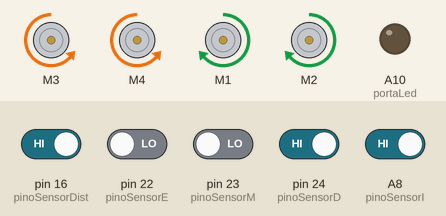
Bench run of a sketch on a simulated Arduino Mega 2560, built with avr-gcc and run on an emulated ATmega2560. Shown: 4 × DC motor (green arrow = forward, orange = backward, longer = faster), output pins drawn as LEDs (lit = HIGH). The test bench sets the inputs (shaded band); at power-on: A8 (pinoSensorI), pin 16 (pinoSensorDist), pin 24 (pinoSensorD) HIGH, pin 22 (pinoSensorE), pin 23 (pinoSensorM) LOW.

Above: at 1.7 s.
1.8 s: pin 16 (pinoSensorDist) driven LOW
At 2.2 s:
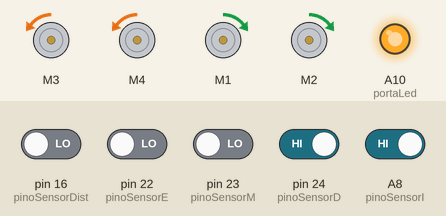
4.8 s: pin 23 (pinoSensorM) driven HIGH
At 6.2 s:
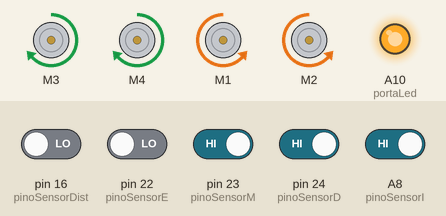
7.8 s: pin 16 (pinoSensorDist) driven HIGH
At 10.6 s:
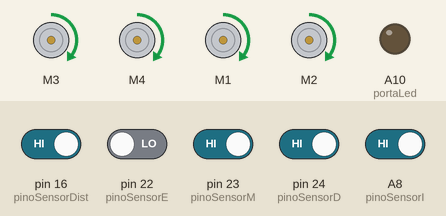
10.8 s: pin 23 (pinoSensorM) driven LOW
At 11.5 s:
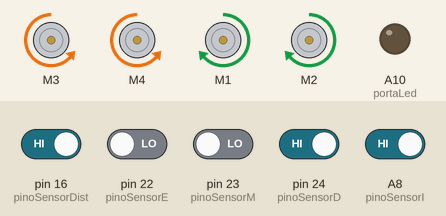
12.3 s: A8 (pinoSensorI) driven LOW
15.3 s: pin 22 (pinoSensorE) driven HIGH
At 16.1 s:
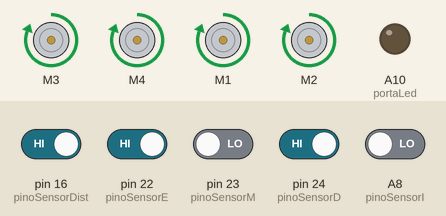
Timing chart, 0 to 17.8 s (numbered marks = the images above; inputs shaded):
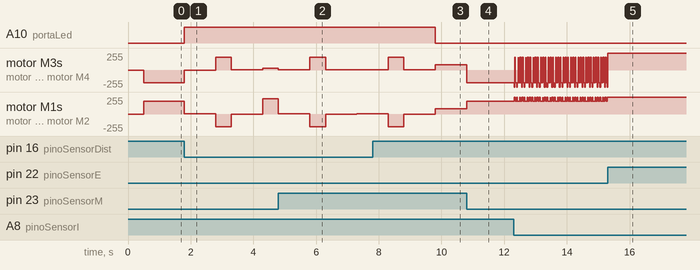

Measured:
- after the input at 1.8 s, A10 (portaLed): LOW → HIGH at once; motor M3: backward 190/255 → backward 4/255 at once, → forward 190/255 1.0 s later, → forward 4/255 0.50 s later, → forward 26/255 1.0 s later
- after the input at 4.8 s, motor M3, motor M4: forward 26/255 → forward 4/255 at once, → forward 190/255 1.0 s later, → forward 4/255 0.50 s later; motor M1, motor M2: forward 228/255 → forward 4/255 at once, → backward 190/255 1.0 s later, → backward 4/255 0.50 s later, → forward 4/255 1.0 s later
- after the input at 7.8 s, A10 (portaLed): HIGH → LOW after 2.0 s
- after the input at 10.8 s, motor M3, motor M4: forward 80/255 → backward 190/255 at once; motor M1, motor M2: forward 80/255 → forward 190/255 at once
- after the input at 15.3 s, motor M1, motor M2: stops changing and stays forward 255/255

The sketch:

manobra_nepae.ino
```cpp
#include <AFMotor.h>

#define pinoSensorE 22
#define pinoSensorD 24
#define pinoSensorM 23
#define pinoSensorDist 16

#define pinoSensorI A8
#define INTERVALO 5000

#define D 0  //NÃO ALTERAR
#define E 1  //NÃO ALTERAR

#define PRETO 1   //NÃO ALTERAR
#define BRANCO 0  //NÃO ALTERAR

#define LADO_DESVIO D  //Configurar lado pelo qual o robô vai desviar de um obstáculo

AF_DCMotor motorD1(1);
AF_DCMotor motorD2(2);
AF_DCMotor motorE1(3);
AF_DCMotor motorE2(4);

int velocidadeFrente = 80;    //Velocidade para andar à frente
int velocidadeManobra = 190;  //Velocidade para ajustar percurso

int valSensorD, valSensorE, valSensorM, valSensorDist, valSensorI;

int portaLed = A10;

void setup() {
  // Serial.begin(9600);

  pinMode(pinoSensorE, INPUT);
  pinMode(pinoSensorD, INPUT);
  pinMode(pinoSensorM, INPUT);
  pinMode(pinoSensorDist, INPUT);
  pinMode(pinoSensorI, INPUT);
  pinMode(portaLed, OUTPUT);

  delay(500);
}

//OBS: Esta sequência de Serial.println deixa o código mais lento. Usar apenas para testes.
void loop() {
  valSensorD = digitalRead(pinoSensorD);
  valSensorE = digitalRead(pinoSensorE);
  valSensorM = digitalRead(pinoSensorM);
  valSensorDist = digitalRead(pinoSensorDist);
  valSensorI = digitalRead(pinoSensorI);

  if (valSensorI == 0) {
    irParaFrente(255, 255);
  } if (valSensorDist == 0) {
    digitalWrite(portaLed, 1);
    desviar(500);
  } else
    digitalWrite(portaLed, 0);

  if (valSensorM == 1) {
    irParaFrente(velocidadeFrente, velocidadeFrente);
  }

  else if (valSensorM == 1 && valSensorE == valSensorD) {
    irParaFrente(velocidadeFrente, velocidadeFrente);
  }
  // Sensor esquerdo detecta a linha preta
  else if (valSensorE == 1 && valSensorD == 0) {
    esquerda(velocidadeManobra, velocidadeManobra);
  }
  // Sensor direito detecta a linha preta
  else if (valSensorE == 0 && valSensorD == 1) {
    direita(velocidadeManobra, velocidadeManobra);
  }
}

void desviar(int tempoAjuste) {
  parar();
  delay(1000);
  if (LADO_DESVIO == E) {
    direita(velocidadeManobra, velocidadeManobra);
    delay(tempoAjuste);
    parar();
    delay(1000);
    irParaFrente(velocidadeManobra * 1.2, velocidadeManobra);
    irParaFrente(velocidadeManobra * 1.2, velocidadeManobra);
    irParaFrente(velocidadeManobra * 1.2, velocidadeManobra);
    do {
      irParaFrente(velocidadeManobra * 1.2, velocidadeFrente / 3);  //andar em curva para a esquerda
      valSensorM = digitalRead(pinoSensorM);
    } while (valSensorM == BRANCO);

  } else {  //Desviar pela esquerda
    esquerda(velocidadeManobra, velocidadeManobra);
    delay(tempoAjuste);
    parar();
    delay(1000);

    irParaFrente(velocidadeFrente / 3, velocidadeManobra * 1.2);  //andar em curva para a direita
    irParaFrente(velocidadeFrente / 3, velocidadeManobra * 1.2);  //andar em curva para a direita
    irParaFrente(velocidadeFrente / 3, velocidadeManobra * 1.2);  //andar em curva para a direita
    do {
      irParaFrente(velocidadeFrente / 3, velocidadeManobra * 1.2);  //andar em curva para a direita
      valSensorM = digitalRead(pinoSensorM);
    } while (valSensorM == BRANCO);
  }
}

void irParaFrente(int velocidadeMotorEsquerdo, int velocidadeMotorDireito) {
  motorE1.setSpeed(velocidadeMotorEsquerdo);
  motorE2.setSpeed(velocidadeMotorEsquerdo);
  motorD1.setSpeed(velocidadeMotorDireito);
  motorD2.setSpeed(velocidadeMotorDireito);

  motorD1.run(FORWARD);
  motorD2.run(FORWARD);
  motorE1.run(FORWARD);
  motorE2.run(FORWARD);
}

void marcha_re(int velocidadeMotorEsquerdo, int velocidadeMotorDireito) {
  motorE1.setSpeed(velocidadeMotorEsquerdo);
  motorE2.setSpeed(velocidadeMotorEsquerdo);
  motorD1.setSpeed(velocidadeMotorDireito);
  motorD2.setSpeed(velocidadeMotorDireito);

  motorD1.run(BACKWARD);
  motorD2.run(BACKWARD);
  motorE1.run(BACKWARD);
  motorE2.run(BACKWARD);
}

void esquerda(int velocidadeMotorEsquerdo, int velocidadeMotorDireito) {
  motorE1.setSpeed(velocidadeMotorEsquerdo);
  motorE2.setSpeed(velocidadeMotorEsquerdo);
  motorD1.setSpeed(velocidadeMotorDireito);
  motorD2.setSpeed(velocidadeMotorDireito);

  motorE1.run(FORWARD);
  motorE2.run(FORWARD);
  motorD1.run(BACKWARD);
  motorD2.run(BACKWARD);
}

void direita(int velocidadeMotorEsquerdo, int velocidadeMotorDireito) {
  motorE1.setSpeed(velocidadeMotorEsquerdo);
  motorE2.setSpeed(velocidadeMotorEsquerdo);
  motorD1.setSpeed(velocidadeMotorDireito);
  motorD2.setSpeed(velocidadeMotorDireito);

  motorD1.run(FORWARD);
  motorD2.run(FORWARD);
  motorE1.run(BACKWARD);
  motorE2.run(BACKWARD);
}

void parar() {
  motorE1.setSpeed(RELEASE);
  motorE2.setSpeed(RELEASE);
  motorD1.setSpeed(RELEASE);
  motorD2.setSpeed(RELEASE);
}                          
```
